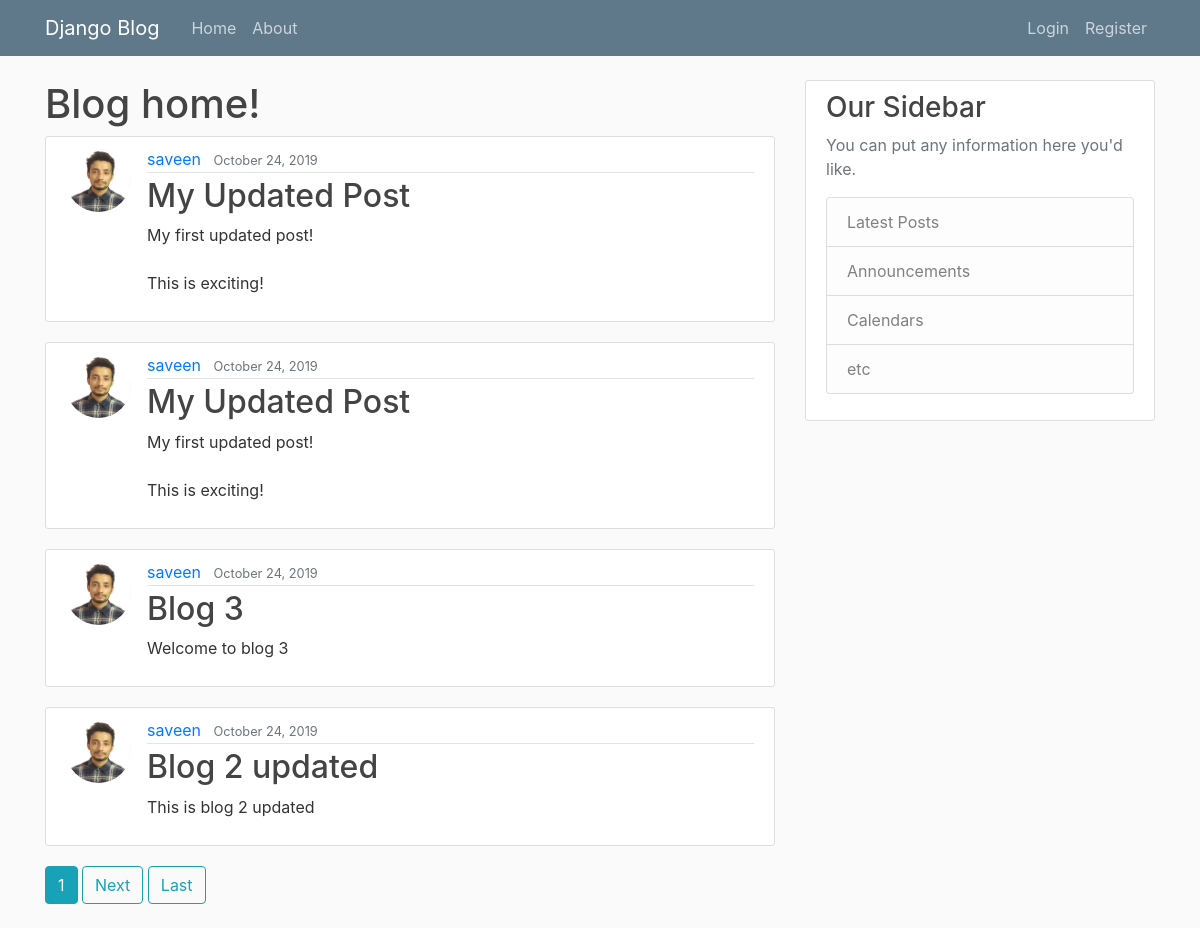
Before: / with the older database file.
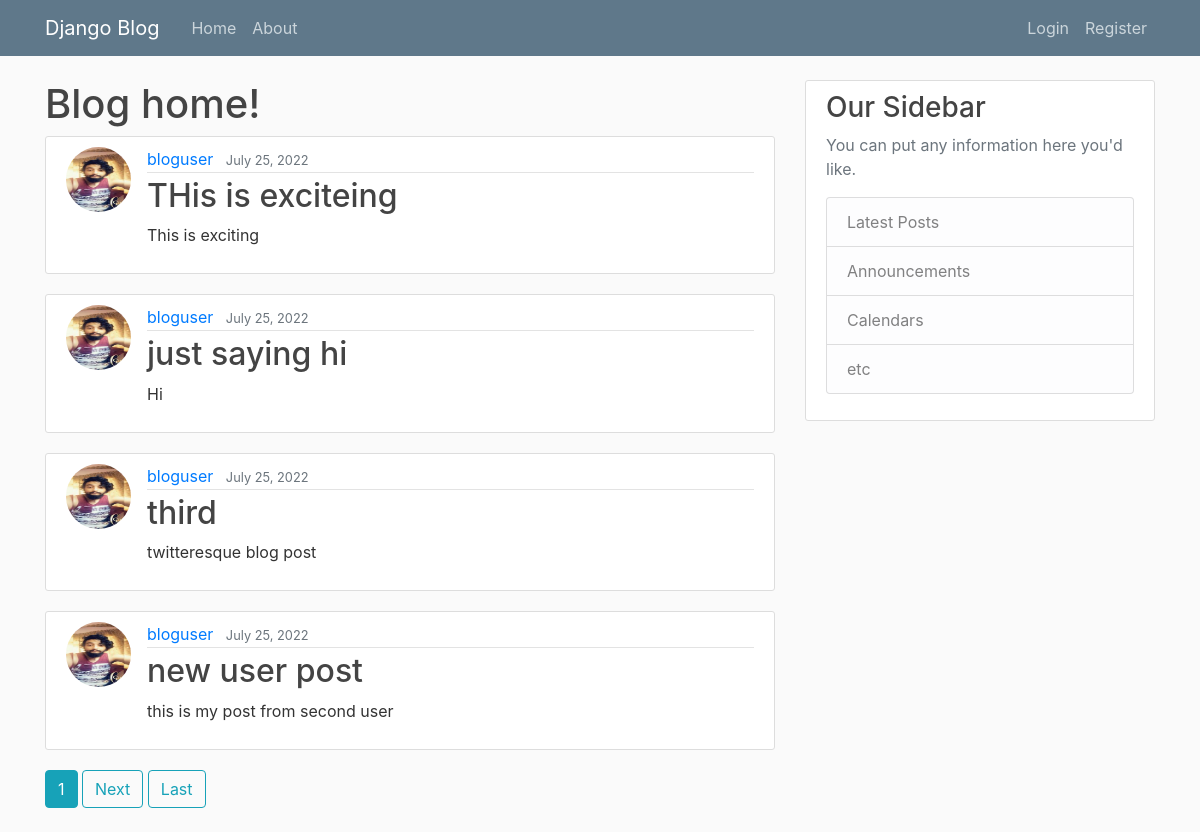
After: the same page with the newer database file.
### blog/models.py (models this page shows, shortened)
class Post(models.Model):
    title = models.CharField(max_length=100)
    content = models.TextField()
    date_posted = models.DateTimeField(default=timezone.now)
    author = models.ForeignKey(User, on_delete= models.CASCADE)

### users/models.py (models this page shows, shortened)
class Profile(models.Model):
    user = models.OneToOneField(User, on_delete=models.CASCADE)
    image = models.ImageField(default='default.jpg', upload_to = 'profile_pics')

### blog/views.py (the view)
# urls.py: path('', PostListView.as_view(), name = 'blog-home'),
class PostListView(ListView):
    model = Post
    template_name = 'blog/home.html' #<app>/<model>_<viewtype>.html
    context_object_name = 'posts'
    ordering = ['-date_posted']
    paginate_by = 4

### blog/templates/blog/home.html (shortened to what this page needs)
{% extends 'blog/base.html' %}
{% block content %}
    <h1>Blog home!</h1>
    {% for post in posts %}
        <article class="media content-section">
            <img class="rounded-circle article-img" src="{{ post.author.profile.image.url }}">
            <div class="media-body">
                <div class="article-metadata">
                    <a class="mr-2" href="{% url 'user-posts' post.author.username %}">{{ post.author }}</a>
                <small class="text-muted">{{ post.date_posted|date:"F d, Y" }}</small>
                </div>
                <h2><a class="article-title" href="{% url 'post-detail' post.id %}">{{ post.title }}</a></h2>
                <p class="article-content">{{ post.content }}</p>
            </div>
        </article>
    {% endfor %}
    {% if is_paginated %}
        {% for num in page_obj.paginator.page_range %}
            {% if page_obj.number == num %}
                <a class="btn btn-info mb-4" href="?page={{ num }}">{{ num }}</a>
            {% elif num > page_obj.number|add:'-3' and numb < page_obj.number|add:'3' %}
                <a class="btn btn-outline-info mb-4" href="?page={{ num }}">{{ num }}</a>
            {% endif %}
        {% endfor %}
        {% if page_obj.has_next %}
            <a class="btn btn-outline-info mb-4" href="?page={{ page_obj.next_page_number }}">Next</a>
            <a class="btn btn-outline-info mb-4" href="?page={{ page_obj.paginator.num_pages }}">Last</a>
        {% endif %}
    {% endif %}
{% endblock content %}

### blog/templates/blog/base.html (shortened to what this page needs)
{% load static %}
<!DOCTYPE html>
<html lang="en">
<head>
    <link rel="stylesheet" href="https://maxcdn.bootstrapcdn.com/bootstrap/4.0.0/css/bootstrap.min.css">
    <link rel="stylesheet" type="text/css" href="{% static 'blog/main.css' %}">
</head>
<body>
    <header class="site-header">
      <nav class="navbar navbar-expand-md navbar-dark bg-steel fixed-top">
        <div class="container">
          <a class="navbar-brand mr-4" href="/">Django Blog</a>
          <div class="collapse navbar-collapse" id="navbarToggle">
            <div class="navbar-nav mr-auto">
              <a class="nav-item nav-link" href="{% url 'blog-home' %}">Home</a>
              <a class="nav-item nav-link" href="{% url 'blog-about' %}">About</a>
            </div>
            <div class="navbar-nav">
                {% if user.is_authenticated %}
                    <a class="nav-item nav-link" href="{% url 'post-create' %}">New Post</a>
                    <a class="nav-item nav-link" href="{% url 'logout' %}">Log out</a>
                    <a class="nav-item nav-link" href="{% url 'profile' %}">profile</a>
                {% else %}
                    <a class="nav-item nav-link" href="{% url 'login' %}">Login</a>
                    <a class="nav-item nav-link" href="{% url 'register' %}">Register</a>
                {% endif %}
            </div>
          </div>
        </div>
      </nav>
    </header>
    <main role="main" class="container">
      <div class="row">
        <div class="col-md-8">
            {% block content %}
            {% endblock %}
        </div>
        <div class="col-md-4">
          <div class="content-section">
            <h3>Our Sidebar</h3>
            <p class='text-muted'>You can put any information here you'd like.
              <ul class="list-group">
                <li class="list-group-item list-group-item-light">Latest Posts</li>
                <li class="list-group-item list-group-item-light">Announcements</li>
                <li class="list-group-item list-group-item-light">Calendars</li>
                <li class="list-group-item list-group-item-light">etc</li>
              </ul>
            </p>
          </div>
        </div>
      </div>
    </main>
</body>
</html>

### blog/static/blog/main.css (style rules this page uses)
body { background: #fafafa; color: #333333; margin-top: 5rem; }
h1, h2, h3, h4, h5, h6 { color: #444444; }
ul { margin: 0; }
.bg-steel { background-color: #5f788a; }
.site-header .navbar-nav .nav-link { color: #cbd5db; }
.content-section { background: #ffffff; padding: 10px 20px; border: 1px solid #dddddd; border-radius: 3px; margin-bottom: 20px; }
.article-title { color: #444444; }
.article-content { white-space: pre-line; }
.article-img { height: 65px; width: 65px; margin-right: 16px; }
.article-metadata { padding-bottom: 1px; margin-bottom: 4px; border-bottom: 1px solid #e3e3e3 }

Changed rows visible on the page:
removed Post: author.profile.image (picture), author "saveen", date_posted "October 24, 2019", title "My Updated Post", content "My first updated post! This is exciting!"
removed Post: author.profile.image (picture), author "saveen", date_posted "October 24, 2019", title "My Updated Post", content "My first updated post! This is exciting!"
removed Post: author.profile.image (picture), author "saveen", date_posted "October 24, 2019", title "Blog 3", content "Welcome to blog 3"
removed Post: author.profile.image (picture), author "saveen", date_posted "October 24, 2019", title "Blog 2 updated", content "This is blog 2 updated"
added Post: author.profile.image (picture), author "bloguser", date_posted "July 25, 2022", title "THis is exciteing", content "This is exciting"
added Post: author.profile.image (picture), author "bloguser", date_posted "July 25, 2022", title "just saying hi", content "Hi"
added Post: author.profile.image (picture), author "bloguser", date_posted "July 25, 2022", title "third", content "twitteresque blog post"
added Post: author.profile.image (picture), author "bloguser", date_posted "July 25, 2022", title "new user post", content "this is my post from second user"
